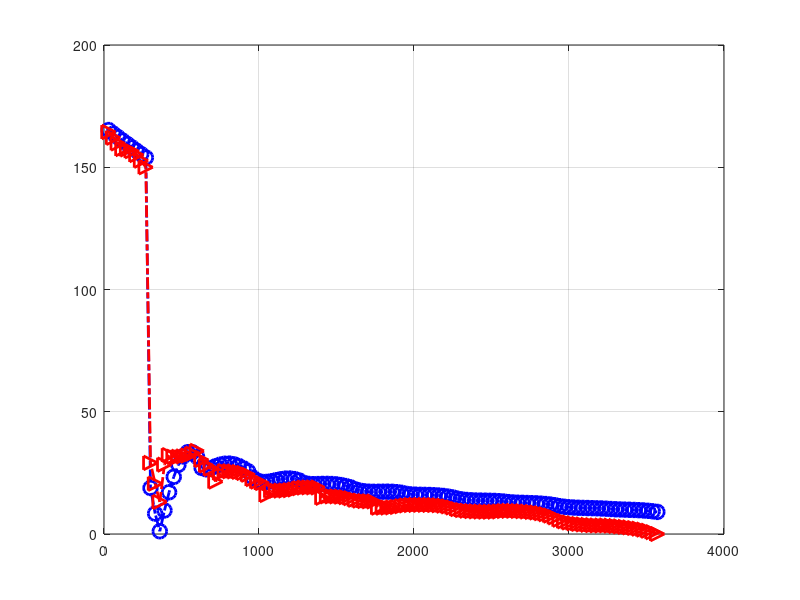

Write MATLAB code to recreate this figure. (Note: this script raises an error after producing the figure.)
%%%%%%%%%%%%%%%%%%%%%%%%%%%%%%%%%%%%%%%%%%%%%%%%%%%%%%%%%%%%%%%%%%%%%%%%%
% RMSE - Flight distance graph
%%%%%%%%%%%%%%%%%%%%%%%%%%%%%%%%%%%%%%%%%%%%%%%%%%%%%%%%%%%%%%%%%%%%%%%%%

clear all; close all; clc;

a = 30*(1:119);
b = a';

load('al2.mat')
al1 = de;
al1 = [b, al1];

load('al22.mat')
al2 = de;
al2 = [b, al2];


p1=plot(al1(:,1), al1(:,2), 'b-.o', 'LineWidth',2, 'MarkerSize',10); hold on; grid on; %grid minor;
p2=plot(al2(:,1), al2(:,2), 'r-.>', 'LineWidth',2, 'MarkerSize',10); 
p1.MarkerIndices = 1:5:length(al1);
p2.MarkerIndices = 1:5:length(al2);
xlim([0 3600]);
ylim([0 180]);

xlabel('Drone Distance from Take Off (meters)', FontSize=20)
ylabel('RMSE (meters)', FontSize=20)

legend("CUM-SRL", "CUM-DRL", FontSize=20);